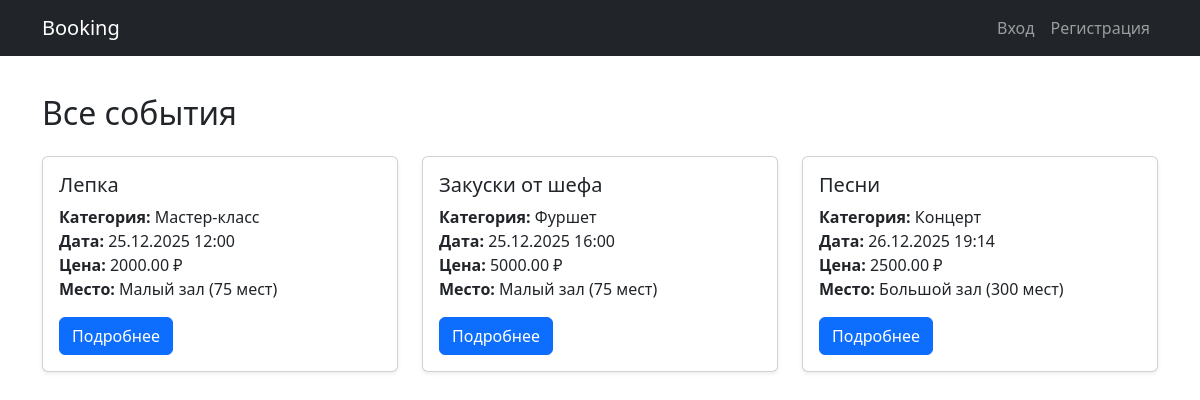
The app's page /events-list/ with its own data.
### events/models.py (models this page shows, shortened)
class Event(models.Model):
    title = models.CharField(max_length=200)
    description = models.TextField()
    date = models.DateTimeField()
    venue = models.ForeignKey(Venue, on_delete=models.CASCADE)
    category = models.ForeignKey(Category, on_delete=models.SET_NULL, null=True)
    organizer = models.ForeignKey(User, on_delete=models.CASCADE, null=True, blank=True)
    price = models.DecimalField(
        max_digits=10,
        decimal_places=2,
        default=0,
        help_text="Стоимость билета"
    )

class Category(models.Model):
    name = models.CharField(max_length=200)
    description = models.TextField(blank=True)

class Venue(models.Model):
    name = models.CharField(max_length=200)
    address = models.CharField(max_length=300)
    capacity = models.IntegerField()

### events/views.py (the view)
# urls.py: path('events-list/', views.events_page, name='events_page'),  # Изменили events/ на events-list/
def events_page(request):
    events = Event.objects.select_related("venue", "category")
    return render(request, "templates/pages/events.html", {"events": events})

### templates/templates/pages/events.html (shortened to what this page needs)
{% extends "../base.html" %}
{% block content %}
<h2 class="mb-4">Все события</h2>
<div class="row">
    {% for event in events %}
    <div class="col-md-4 mb-4">
        <div class="card shadow-sm h-100">
            <div class="card-body">
                <h5 class="card-title">{{ event.title }}</h5>
                <p class="card-text">
                    <strong>Категория:</strong> {{ event.category.name }}<br>
                    <strong>Дата:</strong> {{ event.date|date:"d.m.Y H:i" }}<br>
                    <strong>Цена:</strong> {{ event.price }} ₽<br>
                    <strong>Место:</strong> {{ event.venue.name }} ({{ event.venue.capacity }} мест)
                </p>
                <div class="d-flex justify-content-between">
                    <a href="{% url 'event_detail_page' event.id %}" class="btn btn-primary">
                        Подробнее
                    </a>
                </div>
            </div>
        </div>
    </div>
    {% endfor %}
</div>
{% endblock %}

### templates/templates/base.html (style rules this page uses)
body { padding-top: 70px; }

### records on screen
Event: title "Лепка", category.name "Мастер-класс", date "25.12.2025 12:00", price "2000.00", venue.name "Малый зал", venue.capacity "75"
Event: title "Закуски от шефа", category.name "Фуршет", date "25.12.2025 16:00", price "5000.00", venue.name "Малый зал", venue.capacity "75"
Event: title "Песни", category.name "Концерт", date "26.12.2025 19:14", price "2500.00", venue.name "Большой зал", venue.capacity "300"
